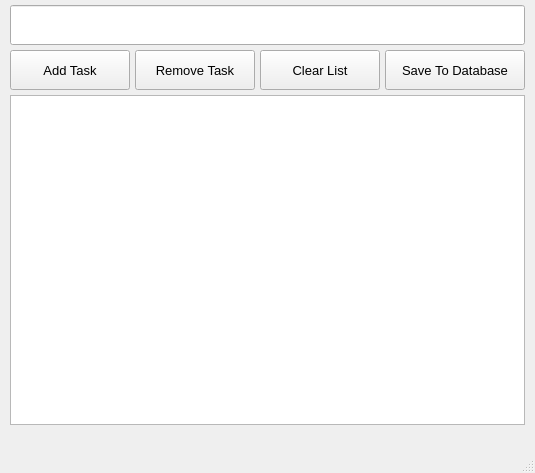
<?xml version="1.0" encoding="UTF-8"?>
<ui version="4.0">
 <class>MainWindow</class>
 <widget class="QMainWindow" name="MainWindow">
  <property name="geometry">
   <rect>
    <x>0</x>
    <y>0</y>
    <width>535</width>
    <height>473</height>
   </rect>
  </property>
  <property name="windowTitle">
   <string>MainWindow</string>
  </property>
  <property name="documentMode">
   <bool>false</bool>
  </property>
  <widget class="QWidget" name="centralwidget">
   <widget class="QPushButton" name="add_task_button">
    <property name="geometry">
     <rect>
      <x>10</x>
      <y>50</y>
      <width>120</width>
      <height>40</height>
     </rect>
    </property>
    <property name="font">
     <font>
      <pointsize>10</pointsize>
     </font>
    </property>
    <property name="text">
     <string>Add Task</string>
    </property>
   </widget>
   <widget class="QPushButton" name="remove_task_button">
    <property name="geometry">
     <rect>
      <x>135</x>
      <y>50</y>
      <width>120</width>
      <height>40</height>
     </rect>
    </property>
    <property name="font">
     <font>
      <pointsize>10</pointsize>
     </font>
    </property>
    <property name="text">
     <string>Remove Task</string>
    </property>
   </widget>
   <widget class="QPushButton" name="clear_list_button">
    <property name="geometry">
     <rect>
      <x>260</x>
      <y>50</y>
      <width>120</width>
      <height>40</height>
     </rect>
    </property>
    <property name="font">
     <font>
      <pointsize>10</pointsize>
     </font>
    </property>
    <property name="text">
     <string>Clear List</string>
    </property>
   </widget>
   <widget class="QLineEdit" name="task_entry">
    <property name="geometry">
     <rect>
      <x>10</x>
      <y>5</y>
      <width>515</width>
      <height>40</height>
     </rect>
    </property>
    <property name="font">
     <font>
      <pointsize>10</pointsize>
     </font>
    </property>
   </widget>
   <widget class="QListWidget" name="tasks_list">
    <property name="geometry">
     <rect>
      <x>10</x>
      <y>95</y>
      <width>515</width>
      <height>330</height>
     </rect>
    </property>
   </widget>
   <widget class="QPushButton" name="save_to_database_button">
    <property name="geometry">
     <rect>
      <x>385</x>
      <y>50</y>
      <width>140</width>
      <height>40</height>
     </rect>
    </property>
    <property name="font">
     <font>
      <pointsize>10</pointsize>
     </font>
    </property>
    <property name="text">
     <string>Save To Database</string>
    </property>
   </widget>
  </widget>
  <widget class="QMenuBar" name="menubar">
   <property name="geometry">
    <rect>
     <x>0</x>
     <y>0</y>
     <width>535</width>
     <height>21</height>
    </rect>
   </property>
  </widget>
  <widget class="QStatusBar" name="statusbar"/>
 </widget>
 <resources/>
 <connections/>
</ui>
